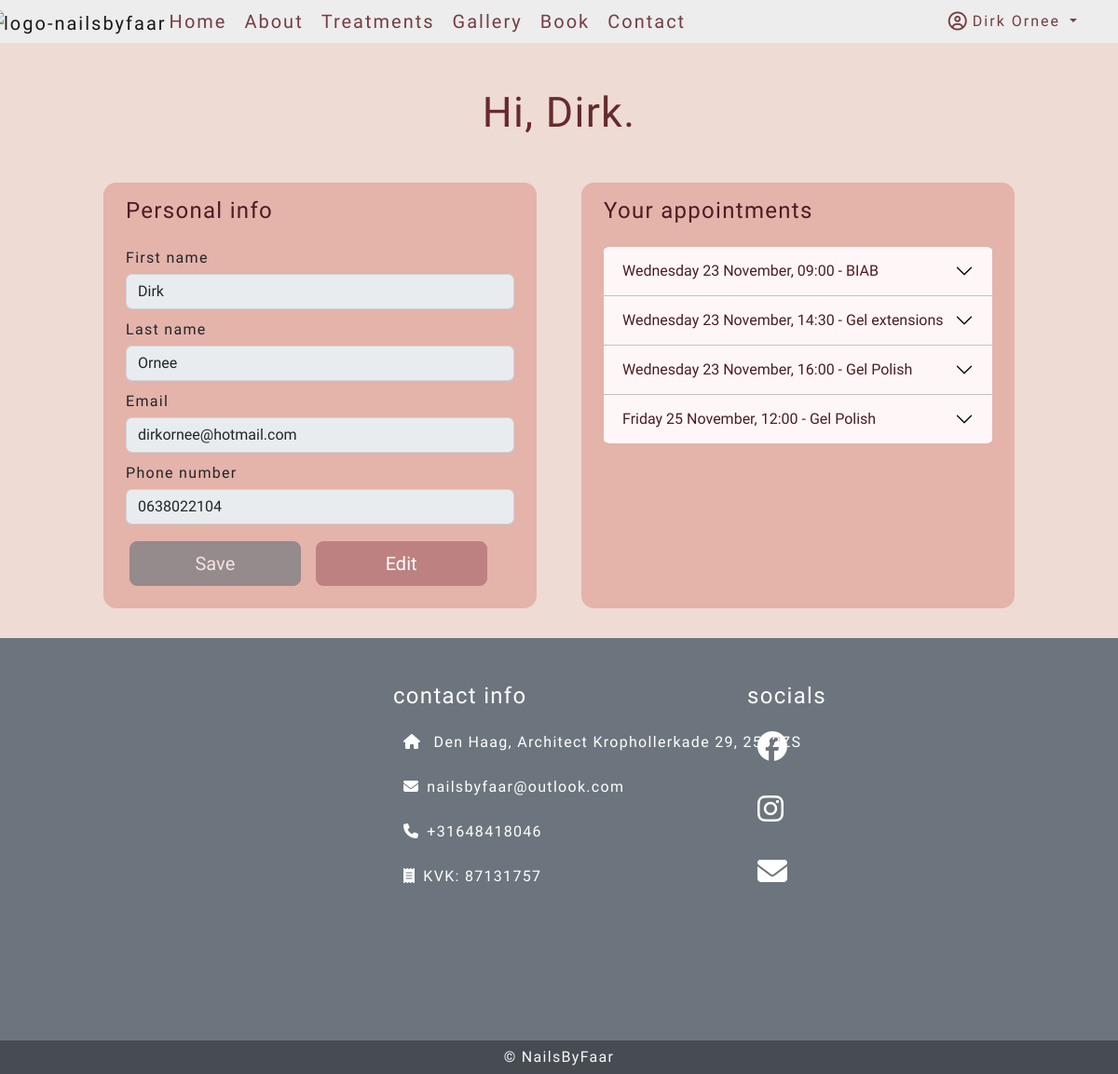
Page /user/dashboard (signed in) on the earlier database version.
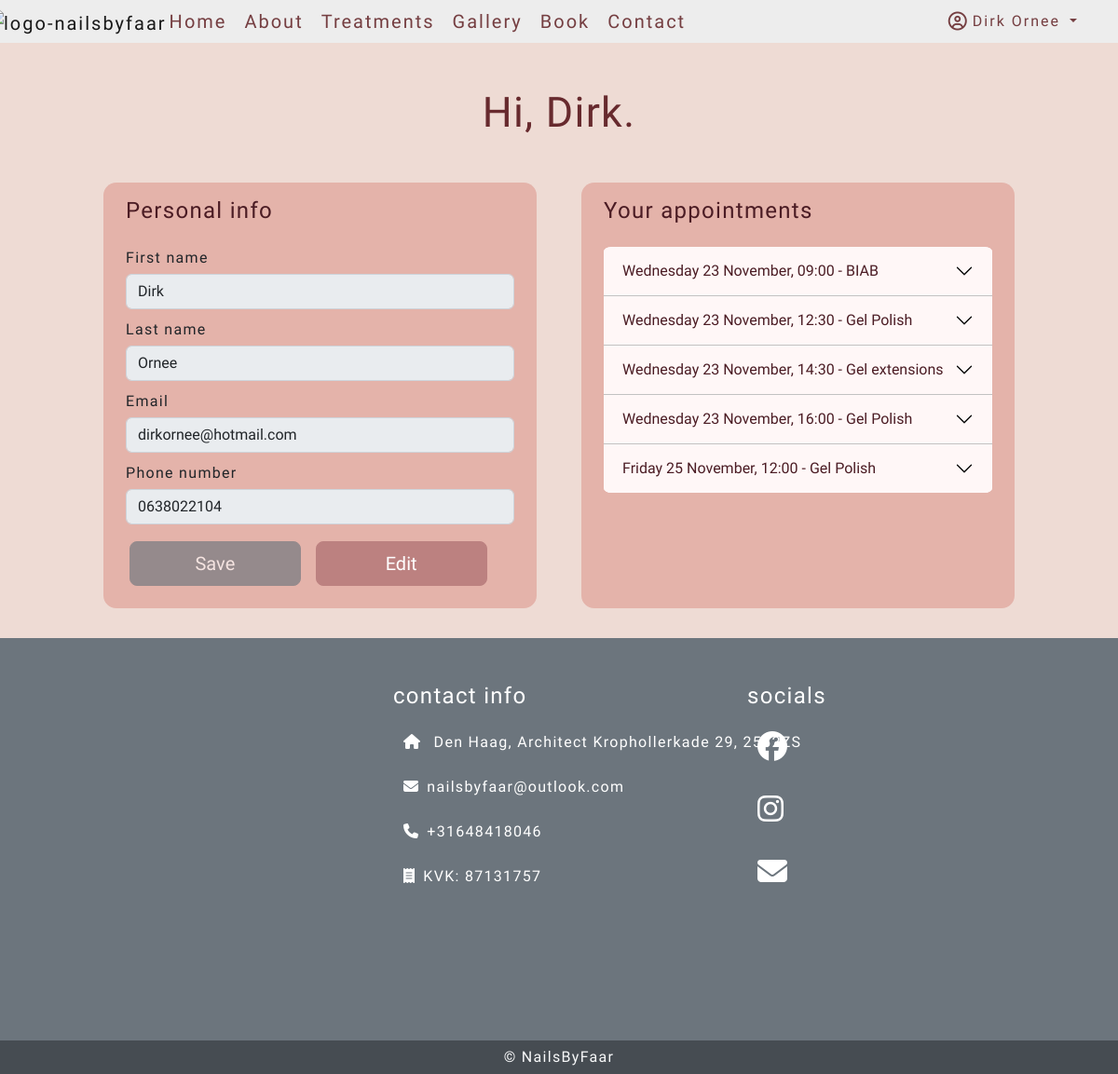
Same page on the later database version.
### salon/models.py (models this page shows, shortened)
class Appointment(models.Model):
    user = models.ForeignKey(
        User,
        related_name="user",
        on_delete=models.PROTECT,
        null=True,
        blank=True
        )
    email = models.EmailField(max_length=254, blank=True, null=True)
    first_name = models.CharField(max_length=254, null=True, blank=True)
    last_name = models.CharField(max_length=254, null=True, blank=True)
    phone_number = models.CharField(max_length=16, null=True, blank=True)
    treatment_name = models.ForeignKey(
        Treatment,
        related_name="treatment_name",
        on_delete=models.PROTECT,
        null=True
        )
    date_time = models.DateTimeField()

class Treatment(models.Model):
    appointment_type = models.CharField(max_length=150)
    title = models.CharField(max_length=150, unique=True)
    description = models.TextField()
    short_description = models.CharField(max_length=225)
    image = CloudinaryField('image', default='placeholder')
    price = models.DecimalField(max_digits=10, decimal_places=2)
    duration = models.DecimalField(max_digits=3, decimal_places=0)
    display = models.BooleanField(default=False)
    active = models.BooleanField(default=False)

### users/views.py (the view, shortened to what this page needs)
# urls.py: path('dashboard', views.Dashboard.as_view(), name="dashboard"),
class Dashboard(View):
    def get(self, request):
        user_dict = {}
        if request.user.is_authenticated:
            user_dict = {
                'email': request.user.email,
                'first_name': request.user.first_name,
                'last_name': request.user.last_name,
                'phone_number': request.user.phone_number
                }
        else:
            return HttpResponseRedirect(reverse("account_login"))
        user_form = EditUserForm(initial=user_dict)
        yesterday = datetime.today() - timedelta(days=1)
        appointment_queryset_1 = Appointment.objects.filter(
            date_time__gt=yesterday).filter(
                user__email=request.user.email).order_by(
                    "date_time").values()
        appointment_queryset_2 = Appointment.objects.filter(
            date_time__gt=yesterday).filter(
                email=request.user.email).order_by(
                    "date_time").values()
        appointment_queryset = list(appointment_queryset_1 | appointment_queryset_2)
        for dict in appointment_queryset:
            date = dict["date_time"]
            check_date = datetime.now() + timedelta(days=2)
            if date <= check_date:
                dict["not_cancellable"] = True
            dict["date_time_short"] = dict["date_time"].strftime("%A %d %B, %H:%M")
            dict["date_time"] = dict["date_time"].strftime("%A %d %B %Y, %H:%M")
            dict["duration"] = int(Treatment.objects.get(id=dict['treatment_name_id']).duration)
            dict["treatment_name"] = Treatment.objects.get(id=dict['treatment_name_id']).title
        context = {"user_form": user_form, "appointments": appointment_queryset}
        return render(request, "user-dashboard.html", context=context)

### users/forms.py
class EditUserForm(forms.ModelForm):
    def __init__(self, *args, **kwargs):
        super(EditUserForm, self).__init__(*args, **kwargs)
        for fieldname, field in self.fields.items():
            field.widget.attrs.update({
            'class': 'custom-form-field'
        })
    class Meta:
        model = User
        fields = ('first_name', 'last_name', 'email', 'phone_number')

### templates/user-dashboard.html (shortened to what this page needs)
{% extends "base.html" %}
{% load static %}
{% load crispy_forms_tags %}
{% block content %}
<div class="container mt-md-5 my-2">
    <div class="row mx-auto w-100 justify-content-center">
        <div class="text-center mb-3">
            <h2>Hi, {{ request.user.first_name}}.</h2>
        </div>
        <div class="col-md-5 m-4 py-3 px-md-4 h-100 user-data-box">
            <h4>Personal info</h4>
            <form method="POST" class="mt-4" id="user-data-form">
                {{ user_form | crispy }}
                <div class="row">
                    <button type="submit" class="btn btn-secondary btn-card btn-lg col-5 disabled my-2 ms-3"
                        id="save-user-data">Save</button>
                    <button type="button" onClick="editUserData()"
                        class="btn btn-secondary btn-card btn-lg col-5 my-2 ms-3" id="edit-user-data">Edit</button>
                </div>
            </form>
        </div>
        <div class="col-md-5 m-4 py-3 px-md-4 user-data-box">
            <h4>Your appointments</h4>
            <div class="mt-4 accordion accordion-flush" id="accordionFlushAppointment">
                {% for appointment in appointments %}
                <div class="accordion-item">
                    <h5 class="accordion-header" id="flush-heading-{{ forloop.counter }}">
                        <button class="accordion-button collapsed" type="button" data-bs-toggle="collapse"
                            data-bs-target="#flush-collapse-{{ forloop.counter }}" aria-expanded="false"
                            aria-controls="flush-collapse-{{ forloop.counter }}">
                            {{ appointment.date_time_short }} - {{ appointment.treatment_name }}
                        </button>
                    </h5>
                </div>
                {% endfor %}
            </div>
        </div>
    </div>
</div>
{% endblock %}

Differences in the rows shown:
added Appointment: date_time_short "Wednesday 23 November, 12:30", treatment_name "Gel Polish"
